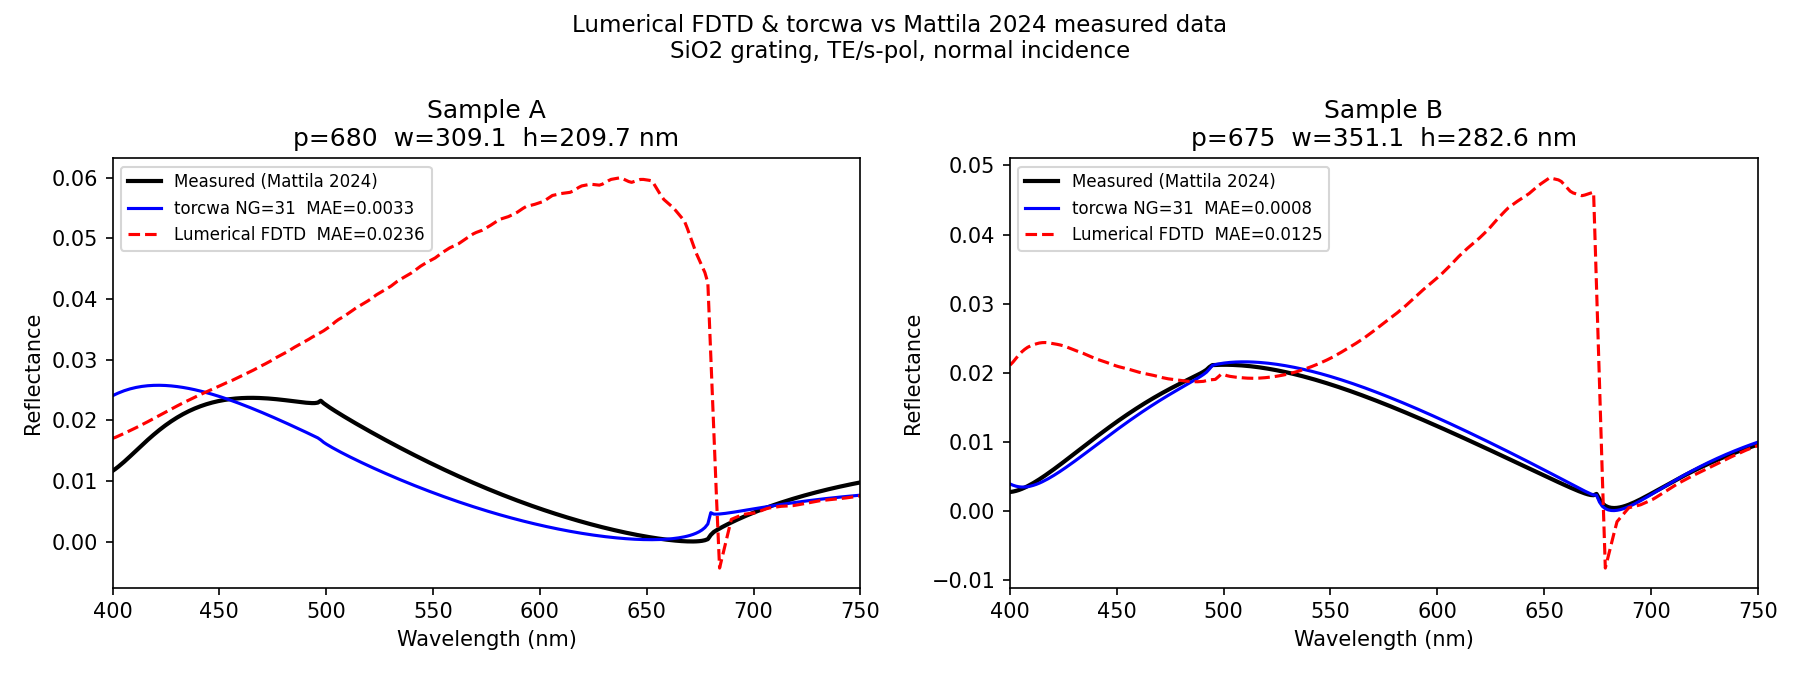

Python code for this plot:
"""
Compare Lumerical FDTD against Mattila et al. 2024 measured data AND torcwa.

Paper: Mattila et al., Meas. Sci. Technol. 35, 085025 (2024)
Structure: SiO2 1D grating on SiO2 substrate, TE/s-pol, normal incidence, 400-750nm

Measured data: v1_A_256.h5 / v1_B_256.h5  (in validation/)

Usage:
    python lumerical/compare_vs_mattila2024.py
"""
import sys, os, io, time
import numpy as np
import yaml
import h5py
import torch
import torcwa
import matplotlib.pyplot as plt
from scipy.interpolate import interp1d

LUMAPI_PATH = r"C:\Program Files\Lumerical\v241\api\python"
sys.path.append(LUMAPI_PATH)
import lumapi

BASE       = os.path.dirname(os.path.abspath(__file__))
VALID_DIR  = os.path.join(BASE, "..", "validation")
H5_A       = os.path.join(VALID_DIR, "v1_A_256.h5")
H5_B       = os.path.join(VALID_DIR, "v1_B_256.h5")

_DB_CANDIDATES = [
    "/mnt/c/Users/user/.refractiveindex.info-database/data",
    os.path.join(os.path.expanduser("~"), ".refractiveindex.info-database", "data"),
]
DB = next((p for p in _DB_CANDIDATES if os.path.isdir(p)), None)

# torcwa settings (matches validate_mattila2024.py)
NG_RCWA = 31
NX_RCWA = 65
sim_dtype = torch.complex128
device    = torch.device("cuda" if torch.cuda.is_available() else "cpu")

# Lumerical constants
Y_SPAN    = 20e-9
Z_BELOW   = 1000e-9
Z_ABOVE   = 1000e-9
SRC_ABOVE = 600e-9
MON_ABOVE = 750e-9
NUM_WL    = 100
MATERIAL_SIO2 = "SiO2 (Glass) - Palik"


# ── Load SiO2 n,k (Franta) ────────────────────────────────────────────────────
def load_nk_sio2(wl_nm_arr):
    with open(os.path.join(DB, "main/SiO2/nk/Franta.yml"), encoding="utf-8") as f:
        data = yaml.safe_load(f)
    for blk in data["DATA"]:
        rows = np.array([[float(v) for v in ln.split()]
                         for ln in io.StringIO(blk["data"]).readlines() if ln.strip()])
        wl_db, n_db, k_db = rows[:, 0] * 1000, rows[:, 1], rows[:, 2]
    n_fn = interp1d(wl_db, n_db, kind="cubic", fill_value="extrapolate")
    k_fn = interp1d(wl_db, k_db, kind="cubic", fill_value="extrapolate")
    return n_fn, k_fn


def add_franta_material(fdtd, n_fn, k_fn):
    wl_pts  = np.linspace(300e-9, 800e-9, 200)
    n_pts   = n_fn(wl_pts * 1e9)
    k_pts   = k_fn(wl_pts * 1e9)
    # 2-col [wl_m, n] — SiO2 k≈0 in 400-750nm so lossless approx is fine
    nk_data  = np.column_stack([wl_pts, n_pts])
    mat_name = fdtd.addmaterial("Sampled data")
    fdtd.setmaterial(mat_name, "name", MATERIAL_SIO2)
    fdtd.setmaterial(MATERIAL_SIO2, "sampled data", nk_data)


# ── torcwa single geometry ────────────────────────────────────────────────────
def run_torcwa(period_nm, pillar_nm, height_nm, wl_nm, eps_sio2):
    p, w, h = period_nm/1000, pillar_nm/1000, height_nm/1000
    wl_um   = wl_nm / 1000
    si_cols = int(NX_RCWA * w / p)

    results = []
    for i, wl in enumerate(wl_um):
        ep = complex(eps_sio2[i])
        try:
            sim = torcwa.rcwa(freq=1.0/wl, order=[1, NG_RCWA], L=[p, p],
                              dtype=sim_dtype, device=device)
            sim.add_input_layer(eps=torch.tensor(1.0, dtype=sim_dtype, device=device))
            sim.add_output_layer(eps=torch.tensor(ep, dtype=sim_dtype, device=device))
            sim.set_incident_angle(inc_ang=1e-6, azi_ang=0.0)
            ep_grid = torch.ones(NX_RCWA, NX_RCWA, dtype=sim_dtype, device=device)
            ep_grid[:, :si_cols] = ep
            sim.add_layer(thickness=h, eps=ep_grid)
            sim.source_planewave(amplitude=[1.0, 0.0], direction="forward")
            sim.solve_global_smatrix()
            R = sim.S_parameters(orders=[0, 0], direction="forward",
                                 port="reflection", polarization="xx", ref_order=[0, 0])
            results.append(float(abs(R)**2))
        except Exception:
            results.append(float("nan"))
        finally:
            if device.type == "cuda":
                torch.cuda.empty_cache()

    arr = np.array(results)
    nans = np.isnan(arr)
    if nans.any():
        x = np.arange(len(arr))
        arr[nans] = np.interp(x[nans], x[~nans], arr[~nans])
    return arr


# ── Lumerical single geometry ─────────────────────────────────────────────────
def run_lumerical(fdtd, period_nm, pillar_nm, height_nm, wl_nm):
    period, pillar, height = period_nm*1e-9, pillar_nm*1e-9, height_nm*1e-9

    fdtd.switchtolayout()
    fdtd.eval("selectall; delete;")

    fdtd.addfdtd()
    fdtd.set("x", 0.0);          fdtd.set("x span", period)
    fdtd.set("y", 0.0);          fdtd.set("y span", Y_SPAN)
    fdtd.set("z min", -Z_BELOW); fdtd.set("z max", height + Z_ABOVE)
    fdtd.set("x min bc", "Periodic"); fdtd.set("x max bc", "Periodic")
    fdtd.set("y min bc", "Periodic"); fdtd.set("y max bc", "Periodic")

    fdtd.addrect()
    fdtd.set("name", "substrate")
    fdtd.set("x span", period*2); fdtd.set("y span", Y_SPAN*2)
    fdtd.set("z min", -Z_BELOW*1.5); fdtd.set("z max", 0.0)
    fdtd.set("material", MATERIAL_SIO2)

    fdtd.addrect()
    fdtd.set("name", "pillar")
    fdtd.set("x", 0.0); fdtd.set("x span", pillar)
    fdtd.set("y span", Y_SPAN*2)
    fdtd.set("z min", 0.0); fdtd.set("z max", height)
    fdtd.set("material", MATERIAL_SIO2)

    fdtd.addplane()
    fdtd.set("injection axis", "z-axis"); fdtd.set("direction", "Backward")
    fdtd.set("x span", period*2); fdtd.set("y span", Y_SPAN*2)
    fdtd.set("z", height + SRC_ABOVE)
    fdtd.set("polarization angle", 90.0)   # TE (s-pol), E in y, matches torcwa amplitude=[1,0]
    fdtd.set("wavelength start", wl_nm.min()*1e-9)
    fdtd.set("wavelength stop",  wl_nm.max()*1e-9)

    fdtd.addpower()
    fdtd.set("name", "R_mon")
    fdtd.set("monitor type", "2D Z-normal")
    fdtd.set("x span", period*2); fdtd.set("y span", Y_SPAN*2)
    fdtd.set("z", height + MON_ABOVE)
    fdtd.set("override global monitor settings", 1)
    fdtd.set("frequency points", NUM_WL)

    fdtd.run()

    T_R    = fdtd.transmission("R_mon")
    f_data = np.array(fdtd.getdata("R_mon", "f")).flatten()
    wl_raw = (3e8 / f_data) * 1e9
    idx    = np.argsort(wl_raw)
    wl_raw = wl_raw[idx]
    R_raw  = np.array(T_R).flatten()[idx]

    return np.interp(wl_nm, wl_raw, R_raw).astype(np.float32)


# ── Load measured samples from h5 ────────────────────────────────────────────
def load_samples():
    samples = []
    if os.path.exists(H5_A):
        with h5py.File(H5_A, "r") as f:
            wl_nm  = f["lambda"][:].flatten()
            params = f["params"]["d680_el300"][0]
            eta_r  = f["eta_r"]["d680_el300"][0]
            period, height, groove = params[0], params[1], params[2]
            pillar = period - groove
            samples.append({"label": "A", "period": period, "pillar": pillar,
                             "height": height, "wl_nm": wl_nm, "meas": eta_r})
        print(f"Sample A: p={period:.0f}  pillar={pillar:.1f}  h={height:.1f} nm")
    if os.path.exists(H5_B):
        with h5py.File(H5_B, "r") as f:
            wl_nm_B = f["lambda"][:].flatten()
            best_key, best_err = None, 1e9
            for key in f["eta_r"].keys():
                p = f["params"][key][0]
                pb = p[0] - p[2]
                err = abs(p[0]-675) + abs(pb-351) + abs(p[1]-283)
                if err < best_err:
                    best_err, best_key = err, key
            if best_key:
                params = f["params"][best_key][0]
                eta_r  = f["eta_r"][best_key][0]
                period, height, groove = params[0], params[1], params[2]
                pillar = period - groove
                samples.append({"label": "B", "period": period, "pillar": pillar,
                                 "height": height, "wl_nm": wl_nm_B, "meas": eta_r})
                print(f"Sample B: p={period:.0f}  pillar={pillar:.1f}  h={height:.1f} nm  (key={best_key})")
    return samples


# ── Main ───────────────────────────────────────────────────────────────────────
def main():
    if DB is None:
        raise RuntimeError("refractiveindex database not found.")

    samples = load_samples()
    if not samples:
        raise RuntimeError("No h5 data found in validation/")

    n_fn, k_fn = load_nk_sio2(np.linspace(400, 750, 100))

    fdtd = lumapi.FDTD(hide=True)
    # Using Lumerical built-in Palik SiO2; torcwa uses Franta — small n(λ) difference expected

    fig, axes = plt.subplots(1, len(samples), figsize=(6*len(samples), 4.5), squeeze=False)

    for i, s in enumerate(samples):
        wl_nm  = s["wl_nm"]
        period, pillar, height = s["period"], s["pillar"], s["height"]

        # Interpolate eps onto this sample's wavelength grid
        eps = (n_fn(wl_nm) + 1j * k_fn(wl_nm)) ** 2

        print(f"\n[Sample {s['label']}] Running torcwa ...")
        t0 = time.time()
        R_rcwa = run_torcwa(period, pillar, height, wl_nm, eps)
        print(f"  torcwa done in {time.time()-t0:.1f}s")

        print(f"[Sample {s['label']}] Running Lumerical ...")
        t0 = time.time()
        R_fdtd = run_lumerical(fdtd, period, pillar, height, wl_nm)
        print(f"  FDTD done in {time.time()-t0:.1f}s")

        mae_rcwa = np.mean(np.abs(R_rcwa  - s["meas"]))
        mae_fdtd = np.mean(np.abs(R_fdtd  - s["meas"]))
        print(f"  MAE torcwa vs meas : {mae_rcwa:.5f}")
        print(f"  MAE FDTD   vs meas : {mae_fdtd:.5f}")

        ax = axes[0][i]
        ax.plot(wl_nm, s["meas"],  "k-",  lw=2,   label="Measured (Mattila 2024)")
        ax.plot(wl_nm, R_rcwa,     "b-",  lw=1.5, label=f"torcwa NG={NG_RCWA}  MAE={mae_rcwa:.4f}")
        ax.plot(wl_nm, R_fdtd,     "r--", lw=1.5, label=f"Lumerical FDTD  MAE={mae_fdtd:.4f}")
        ax.set_title(f"Sample {s['label']}\n"
                     f"p={period:.0f}  w={pillar:.1f}  h={height:.1f} nm")
        ax.set_xlabel("Wavelength (nm)")
        ax.set_ylabel("Reflectance")
        ax.legend(fontsize=8)
        ax.set_xlim(wl_nm.min(), wl_nm.max())

    fdtd.close()
    fig.suptitle("Lumerical FDTD & torcwa vs Mattila 2024 measured data\n"
                 "SiO2 grating, TE/s-pol, normal incidence", fontsize=11)
    fig.tight_layout()
    out = os.path.join(BASE, "compare_vs_mattila2024.png")
    fig.savefig(out, dpi=150)
    print(f"\nSaved -> {out}")


if __name__ == "__main__":
    main()
